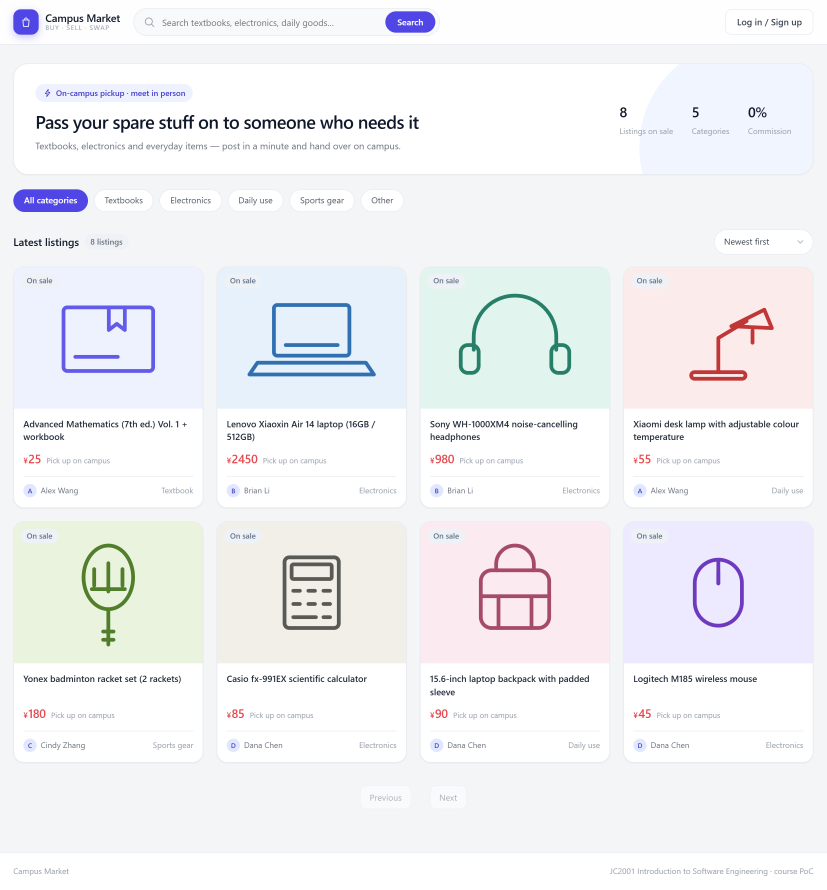
#> input picture .workbuddy/build/figures/ui_home.png, 2480 x 2668 px (shown at 1/3 size); its folder holds 8 pictures in this run
$ python make_sheets.py
#> lines starting #> are read from the running program, lines starting #| are printed output that depends on the picture
# make_sheets.py - compose contact sheets from the interface captures.
# Grouping four screens per sheet keeps the evidence in the report while using a
# fraction of the pages.
import os
from PIL import Image, ImageDraw, ImageFont

HERE = os.path.dirname(os.path.abspath(__file__))
SRC = os.path.join(HERE, "figures")
OUT = SRC

CELL_W = 1180
GUTTER = 44
LABEL_H = 52
BG = "#ffffff"
FRAME = "#c8d2dd"
TEXT = "#14181f"

try:
    FONT = ImageFont.truetype("arialbd.ttf", 27)
except Exception:
    FONT = ImageFont.load_default()


def sheet(name, cells, cols=2):
    """cells = [(file, label), ...] laid out in a grid."""
#> called with name = 'ui_sheet_browse', cols = 2
    tiles = []
    for fn, label in cells:
        im = Image.open(os.path.join(SRC, fn)).convert("RGB")
#> im is the input picture: PIL image 2480x2668 RGB; mean R, G, B 241.1, 241.5, 244.4
        w, h = im.size
#> w = 2480; h = 2668
        nh = int(h * CELL_W / w)
#> nh = 1269
        im = im.resize((CELL_W, nh), Image.LANCZOS)
#> im: PIL image 1180x1269 RGB
        tiles.append((im, label))

    rows = (len(tiles) + cols - 1) // cols
    row_h = max(t[0].height for t in tiles) + LABEL_H
    width = cols * CELL_W + (cols + 1) * GUTTER
    height = rows * row_h + (rows + 1) * GUTTER

    canvas = Image.new("RGB", (width, height), BG)
#> canvas: PIL image 2492x2774 RGB; every value is 255
    d = ImageDraw.Draw(canvas)
    for i, (im, label) in enumerate(tiles):
        r, c = divmod(i, cols)
        x = GUTTER + c * (CELL_W + GUTTER)
        y = GUTTER + r * (row_h + GUTTER)
        d.text((x + 2, y + 12), label, fill=TEXT, font=FONT)
        canvas.paste(im, (x, y + LABEL_H))
        d.rectangle([x, y + LABEL_H, x + im.width - 1, y + LABEL_H + im.height - 1],
                    outline=FRAME, width=2)
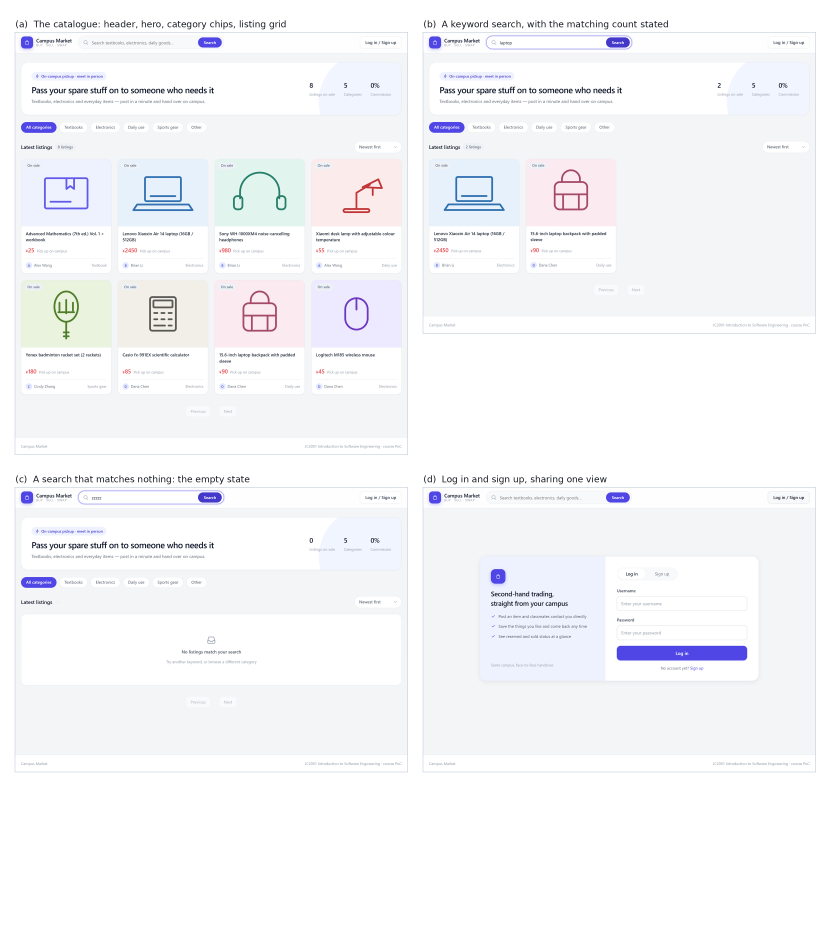
#> canvas: PIL image 2492x2774 RGB (shown at 1/3 size); mean R, G, B 246, 246.5, 249.1

    path = os.path.join(OUT, name + ".png")
    canvas.save(path)
    print("ok  %-26s %5dx%-5d %6.1f KB" % (name, canvas.width, canvas.height,
                                           os.path.getsize(path) / 1024))
#| ok  ui_sheet_browse             2492x2774   618.5 KB


if __name__ == "__main__":
    sheet("ui_sheet_browse", [
        ("ui_home.png", "(a)  The catalogue: header, hero, category chips, listing grid"),
        ("ui_search.png", "(b)  A keyword search, with the matching count stated"),
        ("ui_empty.png", "(c)  A search that matches nothing: the empty state"),
        ("ui_auth.png", "(d)  Log in and sign up, sharing one view"),
    ])
    sheet("ui_sheet_detail", [
        ("ui_detail_guest.png", "(a)  Detail as an anonymous visitor sees it"),
        ("ui_detail_buyer.png", "(b)  Detail for a signed-in buyer"),
        ("ui_detail_seller.png", "(c)  Detail for the seller: management actions only"),
        ("ui_confirm.png", "(d)  The shared confirmation dialog"),
    ])
#> (the run stopped early here; a loop or call above may not have finished)
